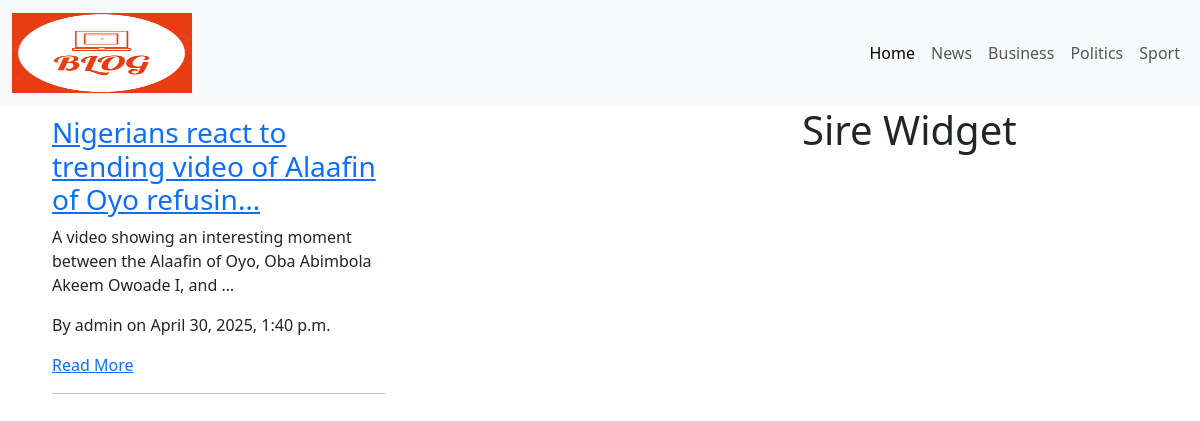
/, run on an earlier commit of the app's database.
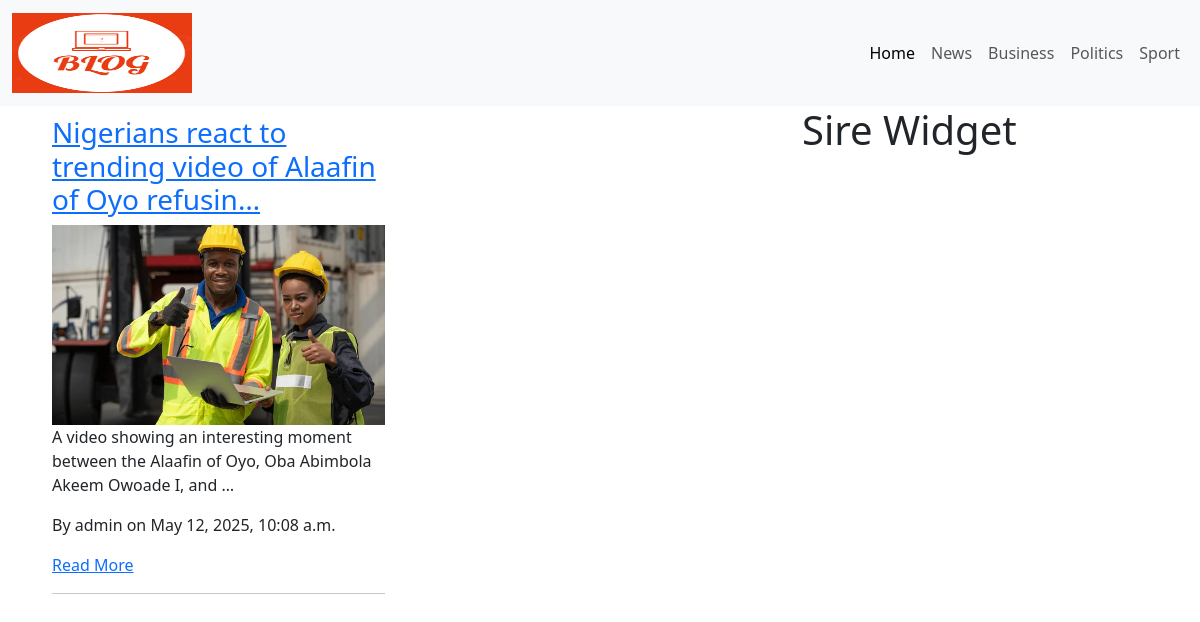
And on a later commit of the database.
### blog/models.py (models this page shows, shortened)
class Post(models.Model):
    image = models.ImageField(upload_to= 'img/', null=True, blank=True)
    title = models.CharField(max_length=100)
    body = models.TextField()
    Category = models.ForeignKey(Category, on_delete=models.SET_NULL, null=True)
    slug = models.SlugField(max_length=100, unique=True, blank= True)
    author = models.ForeignKey(User, on_delete = models.CASCADE, related_name= 'comments')
    created_on = models.DateTimeField(auto_now =True)

### blog/views.py (the view)
# urls.py: path( '', views.home, name='home'),
def home(request):
    full_post = Post.objects.all().order_by('-created_on')
    return render(request, 'index.html', {'full_post': full_post})

### blog/templates/index.html
{% extends 'layout.html' %}
{% load static %}
{% block content %}
<main class="container">
    <div class="row">
        <section class="roww col-8">
            {% for abc in full_post %}
            <main class="colu">
                <h3><a href="{% url 'post_detail' slug=abc.slug %}">{{ abc.title| truncatechars:60}} </a></h3>
                {% if abc.image %}
                <img src="{{ abc.image.url }}" style="width: 100%; height: auto; object-fit: cover">
                 {% endif %}
                 <p>{{abc.body| truncatechars:100}}</p>
               <p>By {{abc.author}} on {{ abc.created_on}}</p>
                   <a href="{% url 'post_detail' slug=abc.slug %}">Read More</a>
                   <hr>
        </main>
        {% endfor %}
        </section>
        <aside class="col-4">
            <h1> Sire Widget</h1>
        </aside>
    </div>
</main>
{% endblock %}

### blog/templates/layout.html (shortened to what this page needs)
{% load static %}
<!DOCTYPE html>
<html lang="en">
<head>
    <link href="https://cdn.jsdelivr.net/npm/bootstrap@5.3.6/dist/css/bootstrap.min.css" rel="stylesheet">
    <link rel="stylesheet" href="https://cdn.jsdelivr.net/npm/bootstrap-icons@1.12.1/font/bootstrap-icons.min.css">
</head>
<body>
    <nav class="navbar navbar-expand-lg bg-body-tertiary">
      <div class="container-fluid">
        <a class="navbar-brand" href="{% url  'home' %}"><img src="{% static 'image/blog1.png' %}" class="logo"></a>
          <div class="collapse navbar-collapse" id="navbarNav">
            <ul class="navbar-nav">
              <li class="nav-item">
                <a class="nav-link active" aria-current="page" href="{% url 'home' %}">Home</a>
              </li>
              <li class="nav-item">
                <a class="nav-link" href="{% url 'news' %}">News</a>
              </li>
              <li class="nav-item">
                <a class="nav-link" href="{% url 'business' %}">Business</a>
              </li>
              <li class="nav-item">
                <a class="nav-link" href="{% url 'politics' %}">Politics</a>
              </li>
              <li class="nav-item">
                <a class="nav-link" href="{% url 'sport' %}">Sport</a>
              </li>
            </ul>
          </div>
        </div>
      </nav>
    {% block content %}
    {% endblock %}
</body>
</html>

### blog/templates/layout.html (style rules this page uses)
.navbar-collapse { flex-grow: 0 }
.roww { display: flex; grid-template-columns: repeat(2, 1fr); gap: 20px; }
.colu { flex: 0 0 48%; padding: 10px; box-sizing: border-box; }
.logo { height:80px; width: 180px; }

What changed in the data, as far as the page shows it:
changed Post "Nigerians react to trending video of Alaafin of Oyo refusin…": image: picture added; created_on "April 30, 2025, 1:40 p.m." → "May 12, 2025, 10:08 a.m."
